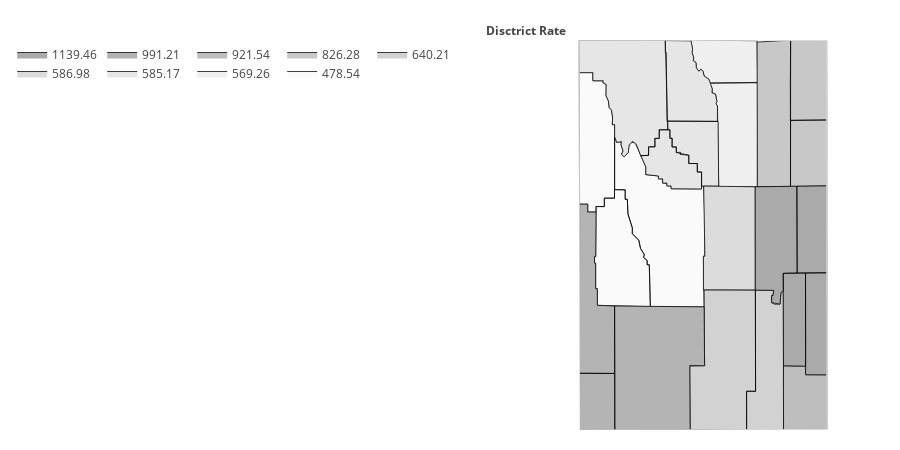

Here is the notebook cell this chart was saved with:
### Code cell
########placement rates chloropleth#########
display(HTML('<h1>DFS Placement Rates for {}</h1>'.format(YEAR)))
district_num = 0
placement_values = []
for county in counties:
    for county_arr_idx in range(len(placement_county_districts)):#search through county list to match county name with judicial district number
        if county in placement_county_districts[county_arr_idx]:
            placement_values.append(placement_rates_data.loc[idx[county_arr_idx+1,YEAR:YEAR], :]['Rate'][0])
            #print('county:{} found in {}, len(vals)={}, with value of {}'.format(county,placement_county_districts[county_arr_idx],len(values),placement_rates_data.loc[idx[county_arr_idx+1,YEAR:YEAR], :]['Rate']))
            #district_num = county_arr_idx
            
display(HTML(placement_rates_data.loc[idx[:,YEAR:YEAR], :].transpose().to_html()))

#values = [x for x in range(23)]
#fips = [str(x) for x in range(56000,56046) if x%2!=0]
# print(len(values))
# print(len(fips))
# print(fips)
# print(values)

fig = ff.create_choropleth(
    fips=fips, values=placement_values,colorscale=grey_scale,
    scope=['Wyoming'], county_outline={'color': 'rgb(0,0,0)', 'width': 0.75},
    legend_title='Disctrict Rate'
)
fig['layout']['legend'].update({'x': -.2,'orientation':'h'})
fig['layout']['annotations'][0].update({'x': -0.12, 'xanchor': 'left'})
pl.offline.iplot(fig, filename='placement_rates_choropleth_wyoming')

### Figure 1 — Plotly figure (JSON) as saved in the notebook; plotly's stock layout.template omitted (floating-point values rounded to 4 significant figures)
{"data": [{"fill": "toself", "fillcolor": "rgb(250,250,250)", "hoverinfo": "none", "line": {"color": "rgb(0,0,0)", "width": 0.75}, "mode": "lines", "name": "478.54", "type": "scatter", "uid": "6b4a258c-b57b-11e8-a0aa-18d6c706c04c", "x": [-110.1, -110.0, -109.9, -109.9, -109.8, -109.9, -109.8, -109.7, -109.7, -109.6, -109.5, -109.2, -109.2, -108.8, -108.8, -108.7, -108.7, -108.6, -108.6, -108.5, -108.5, -107.6, -107.6, -107.5, -107.5, -107.5, -107.5, -107.5, -109.0, -109.1, -109.1, -109.1, -109.2, -109.2, -109.3, -109.4, -109.6, -109.6, -109.7, -109.7, -109.8, -109.8, -110.1, -110.1, null, -110.6, -110.6, -110.6, -110.3, -110.3, -110.1, -110.1, -109.8, -109.8, -109.7, -109.7, -109.6, -109.6, -109.4, -109.3, -109.2, -109.2, -109.1, -109.1, -109.1, -109.0, -110.5, -110.5, -110.6, -110.6, -110.6, -110.6, null, -111.1, -110.7, -110.7, -110.4, -110.4, -110.3, -110.3, -110.2, -110.2, -110.1, -110.1, -110.1, -110.1, -110.1, -110.3, -110.3, -110.6, -110.6, -110.8, -110.8, -111.0, -111.1, null], "y": [44.01, 43.95, 43.96, 43.93, 43.86, 43.83, 43.8, 43.85, 43.91, 43.95, 43.95, 43.7, 43.62, 43.61, 43.58, 43.58, 43.53, 43.53, 43.5, 43.5, 43.47, 43.47, 43.5, 43.5, 43.13, 42.78, 42.78, 42.26, 42.26, 42.69, 42.69, 42.74, 42.77, 42.8, 42.86, 42.95, 43.01, 43.07, 43.22, 43.37, 43.37, 43.46, 43.46, 44.01, null, 42.78, 42.78, 43.29, 43.29, 43.38, 43.38, 43.46, 43.46, 43.37, 43.37, 43.22, 43.07, 43.01, 42.95, 42.86, 42.8, 42.77, 42.74, 42.69, 42.69, 42.26, 42.28, 42.45, 42.45, 42.71, 42.71, 42.78, null, 44.67, 44.67, 44.58, 44.58, 44.56, 44.54, 44.43, 44.37, 44.31, 44.28, 44.21, 44.13, 44.13, 43.38, 43.38, 43.29, 43.29, 43.24, 43.24, 43.32, 43.32, 44.67, null]}, {"fill": "toself", "fillcolor": "rgb(240,240,240)", "hoverinfo": "none", "line": {"color": "rgb(0,0,0)", "width": 0.75}, "mode": "lines", "name": "569.26", "type": "scatter", "uid": "6b4a258d-b57b-11e8-a0aa-18d6c706c04c", "x": [-107.4, -106.0, -106.0, -107.1, -107.1, -107.2, -107.2, -107.2, -107.3, -107.3, -107.4, null, -107.9, -106.0, -106.0, -107.4, -107.4, -107.5, -107.5, -107.6, -107.7, -107.7, -107.8, -107.8, -107.8, -107.9, -107.9, -107.9, null], "y": [44.56, 44.56, 43.49, 43.49, 44.32, 44.35, 44.37, 44.45, 44.46, 44.5, 44.56, null, 45.0, 44.99, 44.56, 44.56, 44.6, 44.63, 44.68, 44.7, 44.68, 44.72, 44.77, 44.79, 44.82, 44.87, 44.92, 45.0, null]}, {"fill": "toself", "fillcolor": "rgb(230,230,230)", "hoverinfo": "none", "line": {"color": "rgb(0,0,0)", "width": 0.75}, "mode": "lines", "name": "585.17", "type": "scatter", "uid": "6b4a258e-b57b-11e8-a0aa-18d6c706c04c", "x": [-108.6, -107.9, -107.8, -107.9, -107.8, -107.8, -107.8, -107.7, -107.7, -107.6, -107.5, -107.5, -107.4, -107.3, -107.3, -107.2, -107.2, -107.2, -107.1, -107.1, -108.6, -108.6, -108.6, -108.6, null, -109.3, -109.1, -109.1, -108.9, -108.9, -108.8, -108.8, -108.5, -108.5, -108.4, -108.4, -108.3, -108.3, -108.0, -108.0, -107.7, -107.7, -107.6, -107.6, -108.5, -108.5, -108.6, -108.6, -108.7, -108.7, -108.8, -108.8, -109.2, -109.2, -109.3, null, -111.1, -111.1, -108.6, -108.6, -108.8, -108.8, -108.9, -108.9, -109.1, -109.1, -109.3, -109.4, -109.5, -109.6, -109.7, -109.8, -109.9, -109.8, -109.9, -109.9, -110.0, -110.1, -110.1, -110.1, -110.1, -110.1, -110.2, -110.2, -110.3, -110.3, -110.4, -110.4, -110.7, -110.7, -111.1, -111.1, null, -108.6, -107.1, -107.1, -107.6, -107.6, -107.7, -107.7, -108.0, -108.0, -108.2, -108.2, -108.2, -108.3, -108.3, -108.4, -108.4, -108.5, -108.5, -108.6, -108.6, null], "y": [45.0, 44.99, 44.91, 44.87, 44.82, 44.79, 44.77, 44.72, 44.68, 44.7, 44.68, 44.63, 44.6, 44.5, 44.46, 44.45, 44.37, 44.35, 44.32, 44.17, 44.17, 44.87, 44.87, 45.0, null, 43.81, 43.82, 43.9, 43.9, 43.99, 43.99, 44.08, 44.08, 43.99, 43.99, 43.9, 43.9, 43.85, 43.82, 43.73, 43.73, 43.65, 43.65, 43.47, 43.47, 43.5, 43.5, 43.53, 43.53, 43.58, 43.58, 43.61, 43.62, 43.7, 43.81, null, 44.87, 45.0, 45.0, 44.08, 44.08, 43.99, 43.99, 43.9, 43.9, 43.82, 43.81, 43.93, 43.96, 43.92, 43.85, 43.8, 43.83, 43.86, 43.93, 43.96, 43.95, 44.01, 44.13, 44.13, 44.21, 44.28, 44.31, 44.37, 44.43, 44.54, 44.56, 44.58, 44.58, 44.67, 44.67, 44.87, null, 44.17, 44.17, 43.5, 43.5, 43.65, 43.65, 43.73, 43.73, 43.82, 43.82, 43.83, 43.85, 43.85, 43.9, 43.9, 43.99, 43.99, 44.08, 44.08, 44.17, null]}, {"fill": "toself", "fillcolor": "rgb(220,220,220)", "hoverinfo": "none", "line": {"color": "rgb(0,0,0)", "width": 0.75}, "mode": "lines", "name": "586.98", "type": "scatter", "uid": "6b4a258f-b57b-11e8-a0aa-18d6c706c04c", "x": [-107.5, -107.5, -107.5, -106.1, -106.1, -107.5, -107.5, null], "y": [42.78, 42.78, 43.5, 43.49, 42.43, 42.43, 42.78, null]}, {"fill": "toself", "fillcolor": "rgb(210,210,210)", "hoverinfo": "none", "line": {"color": "rgb(0,0,0)", "width": 0.75}, "mode": "lines", "name": "640.21", "type": "scatter", "uid": "6b4a2590-b57b-11e8-a0aa-18d6c706c04c", "x": [-106.3, -106.1, -106.1, -105.6, -105.6, -105.6, -105.6, -105.5, -105.4, -105.4, -105.3, -105.3, -106.3, -106.3, null, -107.9, -107.5, -107.5, -106.1, -106.1, -106.3, -106.3, -107.9, -107.9, null], "y": [41.4, 41.4, 42.43, 42.43, 42.38, 42.38, 42.3, 42.29, 42.29, 42.4, 42.43, 41.0, 41.0, 41.4, null, 41.65, 41.66, 42.43, 42.43, 41.4, 41.4, 41.0, 41.0, 41.65, null]}, {"fill": "toself", "fillcolor": "rgb(200,200,200)", "hoverinfo": "none", "line": {"color": "rgb(0,0,0)", "width": 0.75}, "mode": "lines", "name": "826.28", "type": "scatter", "uid": "6b4a2591-b57b-11e8-a0aa-18d6c706c04c", "x": [-106.0, -105.1, -105.1, -106.0, -106.0, null, -105.1, -105.1, -104.1, -104.1, -105.1, -105.1, null, -105.1, -105.1, -104.1, -104.1, -105.1, -105.1, null], "y": [44.98, 45.0, 43.5, 43.49, 44.98, null, 44.54, 45.0, 45.0, 44.18, 44.18, 44.54, null, 43.97, 44.18, 44.18, 43.5, 43.5, 43.97, null]}, {"fill": "toself", "fillcolor": "rgb(190,190,190)", "hoverinfo": "none", "line": {"color": "rgb(0,0,0)", "width": 0.75}, "mode": "lines", "name": "921.54", "type": "scatter", "uid": "6b4a2592-b57b-11e8-a0aa-18d6c706c04c", "x": [-105.3, -105.3, -104.7, -104.7, -104.1, -104.1, -105.3, -105.3, null], "y": [41.4, 41.66, 41.65, 41.57, 41.56, 41.0, 41.0, 41.4, null]}, {"fill": "toself", "fillcolor": "rgb(180,180,180)", "hoverinfo": "none", "line": {"color": "rgb(0,0,0)", "width": 0.75}, "mode": "lines", "name": "991.21", "type": "scatter", "uid": "6b4a2593-b57b-11e8-a0aa-18d6c706c04c", "x": [-111.0, -111.0, -110.8, -110.8, -110.6, -110.6, -110.6, -110.6, -110.6, -110.6, -110.5, -110.5, -110.1, -110.0, -111.0, -111.0, null, -110.1, -110.1, -107.5, -107.5, -107.9, -107.9, -110.0, -110.1, null, -111.0, -111.0, -110.0, -110.0, -111.0, -111.0, null], "y": [42.15, 43.32, 43.32, 43.24, 43.24, 42.78, 42.78, 42.71, 42.71, 42.45, 42.45, 42.28, 42.27, 41.58, 41.58, 42.15, null, 42.01, 42.27, 42.26, 41.66, 41.66, 41.0, 41.0, 42.01, null, 41.16, 41.58, 41.58, 41.0, 41.0, 41.16, null]}, {"fill": "toself", "fillcolor": "rgb(170,170,170)", "hoverinfo": "none", "line": {"color": "rgb(0,0,0)", "width": 0.75}, "mode": "lines", "name": "1139.46", "type": "scatter", "uid": "6b4a2594-b57b-11e8-a0aa-18d6c706c04c", "x": [-106.1, -104.9, -104.9, -105.3, -105.3, -105.4, -105.4, -105.6, -105.6, -105.6, -105.6, -106.1, -106.1, null, -104.7, -104.1, -104.1, -104.7, -104.7, null, -104.9, -104.1, -104.1, -104.9, -104.9, null, -105.3, -104.7, -104.7, -105.3, -105.3, null], "y": [43.49, 43.5, 42.61, 42.61, 42.43, 42.4, 42.29, 42.3, 42.38, 42.38, 42.43, 42.43, 43.49, null, 42.61, 42.61, 41.56, 41.57, 42.61, null, 43.5, 43.5, 42.61, 42.61, 43.5, null, 42.61, 42.61, 41.65, 41.66, 42.61, null]}, {"hoverinfo": "text", "legendgroup": "centroids", "marker": {"color": "white", "opacity": 0}, "mode": "markers", "name": "US Counties", "selected": {"marker": {"color": "white", "opacity": 1, "size": 3}}, "showlegend": false, "text": ["County: Albany<br>State: Wyoming<br>FIPS: 56001<br>Value: 640.21", "County: Big Horn<br>State: Wyoming<br>FIPS: 56003<br>Value: 585.17", "County: Campbell<br>State: Wyoming<br>FIPS: 56005<br>Value: 826.28", "County: Carbon<br>State: Wyoming<br>FIPS: 56007<br>Value: 640.21", "County: Converse<br>State: Wyoming<br>FIPS: 56009<br>Value: 1139.46", "County: Crook<br>State: Wyoming<br>FIPS: 56011<br>Value: 826.28", "County: Fremont<br>State: Wyoming<br>FIPS: 56013<br>Value: 478.54", "County: Goshen<br>State: Wyoming<br>FIPS: 56015<br>Value: 1139.46", "County: Hot Springs<br>State: Wyoming<br>FIPS: 56017<br>Value: 585.17", "County: Johnson<br>State: Wyoming<br>FIPS: 56019<br>Value: 569.26", "County: Laramie<br>State: Wyoming<br>FIPS: 56021<br>Value: 921.54", "County: Lincoln<br>State: Wyoming<br>FIPS: 56023<br>Value: 991.21", "County: Natrona<br>State: Wyoming<br>FIPS: 56025<br>Value: 586.98", "County: Niobrara<br>State: Wyoming<br>FIPS: 56027<br>Value: 1139.46", "County: Park<br>State: Wyoming<br>FIPS: 56029<br>Value: 585.17", "County: Platte<br>State: Wyoming<br>FIPS: 56031<br>Value: 1139.46", "County: Sheridan<br>State: Wyoming<br>FIPS: 56033<br>Value: 569.26", "County: Sublette<br>State: Wyoming<br>FIPS: 56035<br>Value: 478.54", "County: Sweetwater<br>State: Wyoming<br>FIPS: 56037<br>Value: 991.21", "County: Teton<br>State: Wyoming<br>FIPS: 56039<br>Value: 478.54", "County: Uinta<br>State: Wyoming<br>FIPS: 56041<br>Value: 991.21", "County: Washakie<br>State: Wyoming<br>FIPS: 56043<br>Value: 585.17", "County: Weston<br>State: Wyoming<br>FIPS: 56045<br>Value: 826.28"], "type": "scatter", "uid": "6b4a2595-b57b-11e8-a0aa-18d6c706c04c", "unselected": {"marker": {"opacity": 0}}, "x": [-105.7, -108.0, -105.5, -106.9, -105.5, -104.6, -108.6, -104.4, -108.4, -106.6, -104.7, -110.7, -106.8, -104.5, -109.6, -105.0, -106.9, -109.9, -108.9, -110.6, -110.5, -107.7, -104.6], "y": [41.65, 44.53, 44.25, 41.69, 42.97, 44.59, 43.04, 42.09, 43.72, 44.04, 41.31, 42.26, 42.96, 43.06, 44.52, 42.13, 44.79, 42.77, 41.66, 43.93, 41.29, 43.9, 43.84]}, {"hoverinfo": "text", "legendgroup": "States", "line": {"color": "rgb(240, 240, 240)", "width": 1}, "mode": "lines", "showlegend": false, "type": "scatter", "uid": "6b4a2596-b57b-11e8-a0aa-18d6c706c04c", "x": [-111.1, -111.1, -104.1, -104.1, -111.0, -111.1, null], "y": [44.87, 45.0, 45.0, 41.0, 41.0, 44.87, null]}], "layout": {"annotations": [{"showarrow": false, "text": "<b>Disctrict Rate</b>", "x": -0.12, "xanchor": "left", "xref": "paper", "y": 1.05, "yref": "paper"}], "dragmode": "select", "height": 450, "hovermode": "closest", "legend": {"orientation": "h", "traceorder": "reversed", "x": -0.2, "xanchor": "right", "y": 1, "yanchor": "top"}, "margin": {"b": 20, "l": 20, "r": 20, "t": 40}, "width": 900, "xaxis": {"autorange": false, "fixedrange": true, "range": [-112.6, -102.6], "showgrid": false, "showticklabels": false, "zeroline": false}, "yaxis": {"autorange": false, "fixedrange": true, "range": [41.0, 45.0], "showgrid": false, "showticklabels": false, "zeroline": false}}}
